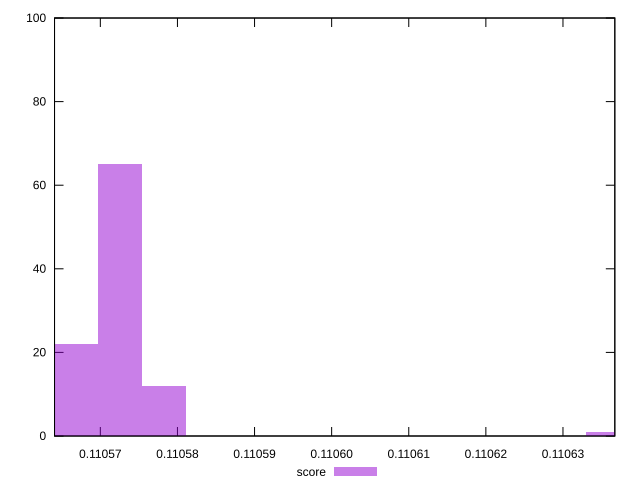

This figure's gnuplot source:
reset

$score <<EOF
0.11063580836694535 1
0.11056676527055952 22
0.110572518861925 65
0.1105782724532905 12
EOF

set key outside below
set boxwidth 0.000005753591365486783
set xrange [0.11056405971196986:0.11063672447099693]
set yrange [0:100]
set trange [0:100]
set style fill transparent solid 0.5 noborder
set terminal svg size 640, 490 enhanced background rgb 'white'
set output "report_00008_2021-01-22T20:58:29.167/uses-long-cache-ttl/samples/pages+cached/score/histogram.svg"

plot $score title "score" with boxes

reset
